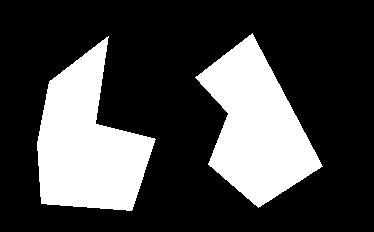
//> input picture Recursive_Transform/test2.bmp, 374 x 232 px
$ ./Recursive_Transform   (built with g++ and OpenCV 4)
//> lines starting //> are read from the running program, lines starting //| are printed output that depends on the picture; after the words box and inside, x2 and y2 are one past the last pixel; in counts of white or black regions, pixels touching at a corner belong together
//> further down, inputimage is the input picture: 232 rows x 374 cols, CV_8UC3; 27.3% white; 2 white regions, box (x1, y1, x2, y2) and area: (37, 36, 156, 211) 12070, (195, 33, 323, 208) 11621
#include <cv.h>
#include <stdio.h>
#include <cxcore.h>
#include <highgui.h>
#include <math.h>

unsigned char bj[6][3]={{1,1,100},{1,200,1},{1,1,200},{1,100,100},{1,200,100},{1,100,1}};
int num=0;

void biaoji(IplImage *&inputimage,int i,int j)
{
	if (i<0 || i>=inputimage->height || j<0 || j>=inputimage->width)
	{
		return;
	}
	if ((unsigned char)inputimage->imageData[i*inputimage->widthStep+j*inputimage->nChannels]>1)
	{
		for (int c=0;c<inputimage->nChannels;c++)
		{
			inputimage->imageData[i*inputimage->widthStep+j*inputimage->nChannels+c]=bj[num][c];
		}
	}
	else
	{
		return;
	}
	biaoji(inputimage,i+1,j);
	biaoji(inputimage,i,j+1);
	biaoji(inputimage,i,j-1);
	biaoji(inputimage,i-1,j);

}

void digui(IplImage *&inputimage)
{
	for (int i=0;i<inputimage->height;i++)
	{
		for (int j=0;j<inputimage->width;j++)
		{
			if ((unsigned char)inputimage->imageData[i*inputimage->widthStep+j*inputimage->nChannels]>1)
			{
				biaoji(inputimage,i,j);
				num=++num%6;
			}
		}
	}
//> this loop made 232 passes
//> num on passes 1 to 3: 0, 0, 0
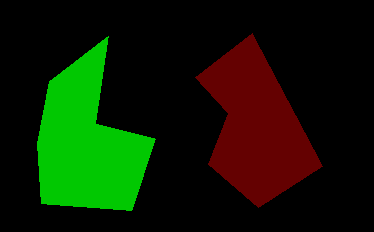
//> inputimage: 232 rows x 374 cols, CV_8UC3; mean B, G, R 0.3, 28, 13.5
//> after the loop, num = 2
}

void main()
{

	IplImage *inputimage=cvLoadImage("test2.bmp",3);

	cvNamedWindow("inputimage",1);
	cvShowImage("inputimage",inputimage);


	digui(inputimage);

	cvNamedWindow("biaoji",1);
	cvShowImage("biaoji",inputimage);

	cvWaitKey(0);
}
